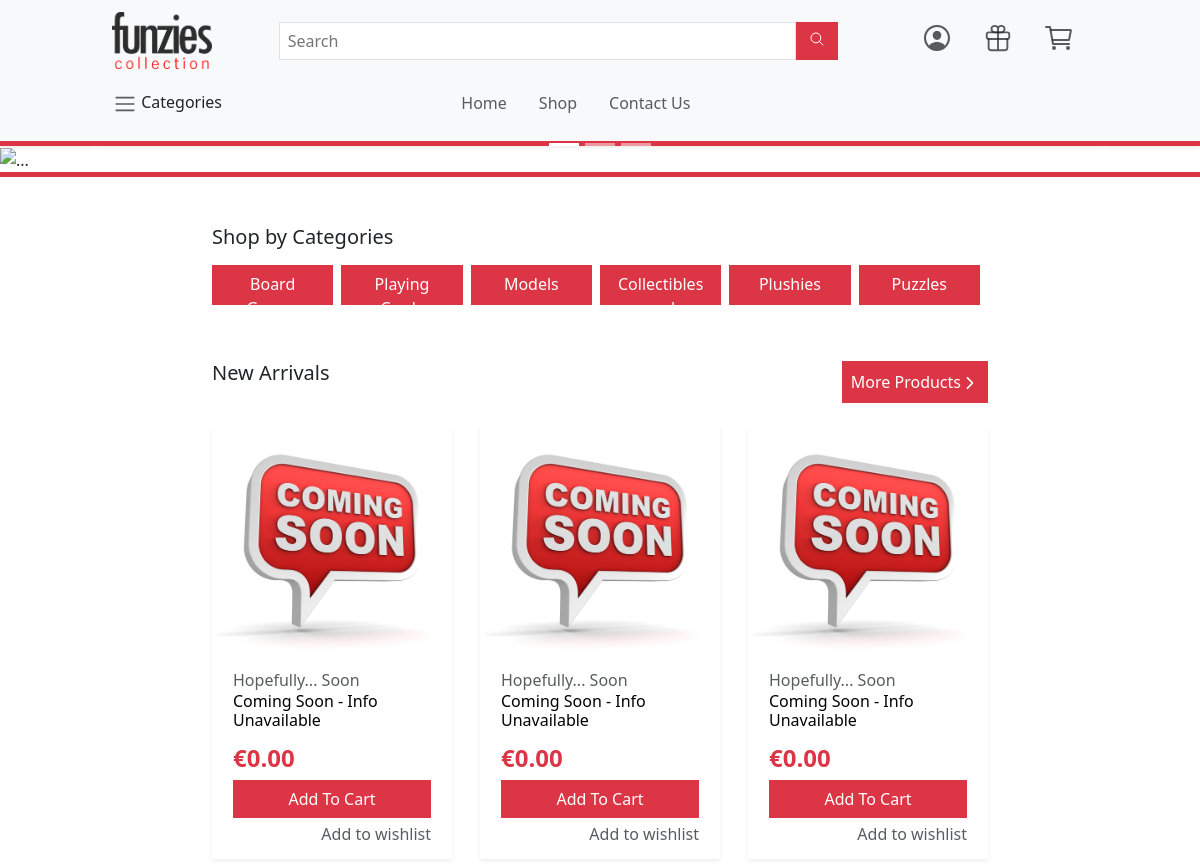
Before: / (upper part) with the older database file.
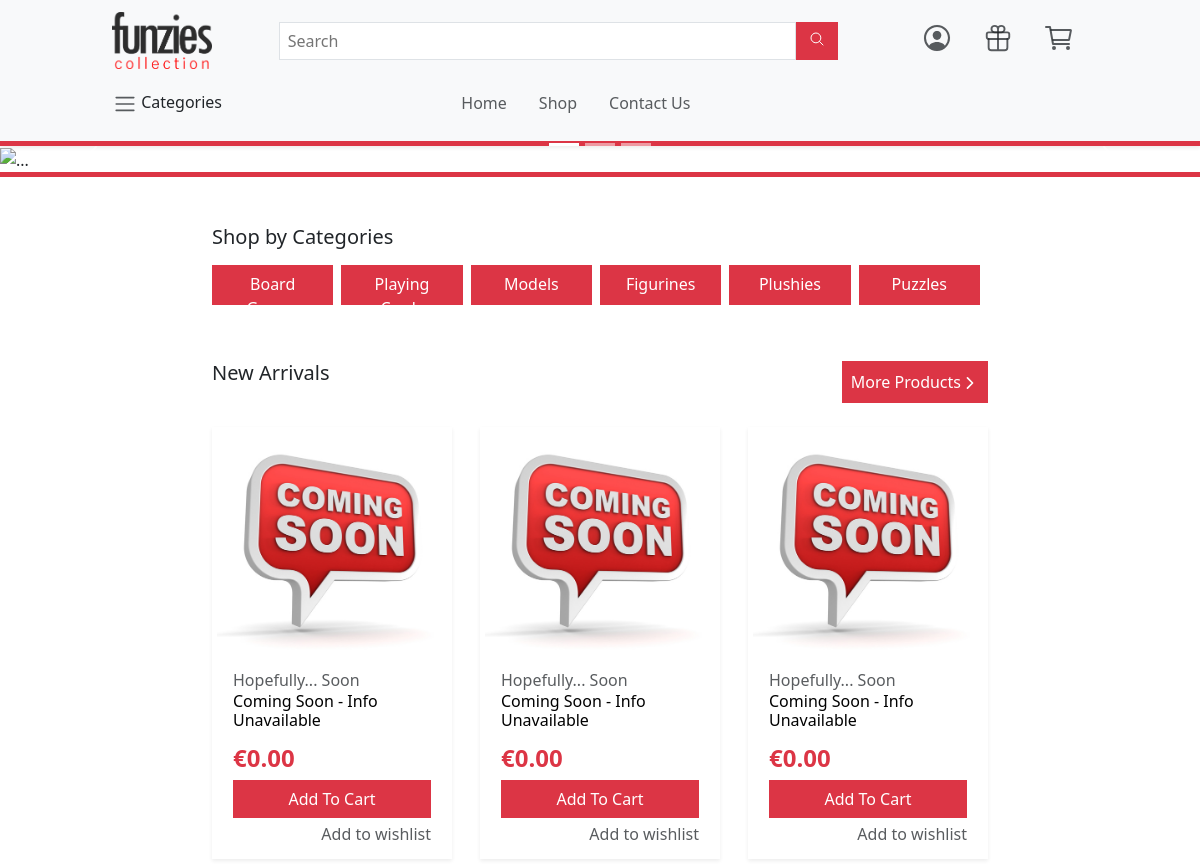
After: the same page with the newer database file.
### tables this page shows
CREATE TABLE `category` (
  `ID` int(11) NOT NULL,
  `Name` varchar(200) NOT NULL,
  `Details` varchar(2000) NOT NULL,
  `Deleted` tinyint(1) NOT NULL
);

### dbfunctions.php (called while the page is built, shortened)
<?php
function GetCategories($con)
{
    $sql = "SELECT * FROM category WHERE Deleted = '0'";
    $stmt = mysqli_stmt_init($con);
    if(!mysqli_stmt_prepare($stmt, $sql)) {
        echo "Could not load Categories";
        exit();
    }
    mysqli_stmt_execute($stmt);
    $result = mysqli_stmt_get_result($stmt);
    return $result;
}
?>

### include/shop-categories.php
<?php
$categories = GetCategories($con);
?>
 <div class="container spacing-my col-sm-12 col-md-12 col-lg-12 col-xl-8">
     <div class="row">
         <div class="col">
             <h3 class="fs-5">Shop by Categories</h3>
         </div>
         <div class="col-12 categories-btn">
             <div class="d-flex flex-nowrap overflow-auto py-2">
                 <?php foreach($categories as $category):
                        ?>
                        <?php
                        echo '<div class="col me-2">';
                        echo '<a class="btn btn-danger w-100 text-center rounded-0" href="#">' . $category["Name"] . '</a>';
                        echo '</div>';?>
                 <?php endforeach ?>
             </div>
         </div>
     </div>
 </div>

Changed rows visible on the page:
changed category: Name "Collectibles…" → "Figurines"
